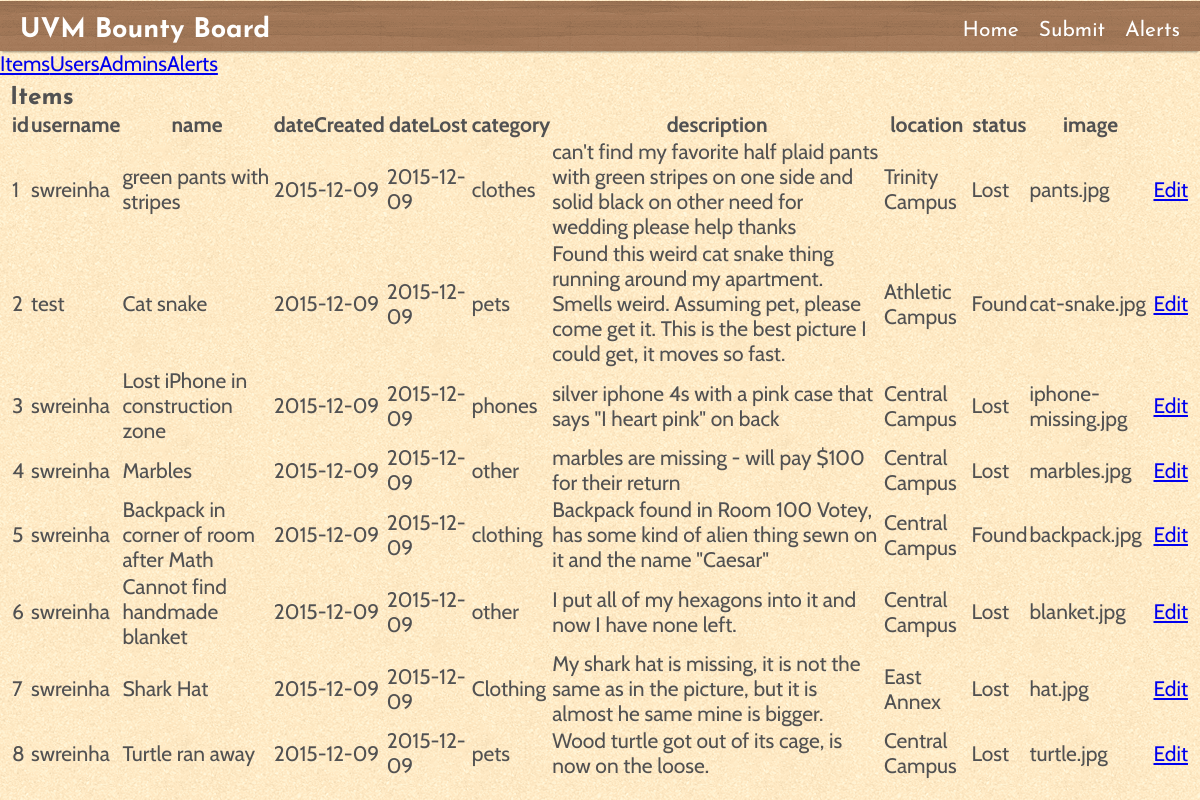
The app's page /backend.php?table=Items with its own data.
### tables this page shows
CREATE TABLE Items(
	id int NOT NULL AUTO_INCREMENT,
	username varchar(255),
	name varchar(255),
	dateCreated date,
	dateLost date,
	category varchar(255),
	description varchar(255),
	location varchar(255),
	status varchar(7),
	image varchar(255),
	PRIMARY KEY (id),
	FOREIGN KEY (username) REFERENCES Users (username));

### bin/Database.php (called while the page is built, shortened)
<?php
class Database {
    public $db;
    public function __construct($dbUserName, $whichPass, $dbName) {
        $this->db = null;
    }
    private function connect($dbUserName, $whichPass, $dbName) {
        $debugMe = false;
        switch ($whichPass) {
            case "r":
                $dbUserPass = $dbReader;
                break;
            case "w":
                $dbUserPass = $dbWriter;
                break;
        }
        $dsn = 'mysql:host=webdb.uvm.edu;dbname=';
        try {
            if (!$this->db)
                $this->db = new PDO($dsn . $dbName, $dbUserName, $dbUserPass);
            if (!$this->db) {
                if ($debugMe)
                    echo '<p>A You are NOT connected to the database!</p>';
                return 0;
            } else {
                return $this->db;
            }
        } catch (PDOException $e) {
            $error_message = $e->getMessage();
            if ($debugMe)
                echo "<p>A An error occurred while connecting to the database: $error_message </p>";
        }
        return $this->db;
    }
    private function countConditions($query) {
        $andCount = substr_count(strtoupper($query), ' AND ');
        $andCount = $andCount + substr_count(strtoupper($query), ')AND ');
        $andCount = $andCount + substr_count(strtoupper($query), '&&');
        $notCount = substr_count(strtoupper($query), ' NOT ');
        $notCount = $notCount + substr_count(strtoupper($query), ')NOT ');
        $notCount = $notCount + substr_count(strtoupper($query), '!');
        $orCount = substr_count(strtoupper($query), ' OR ');
        $orCount = $orCount + substr_count(strtoupper($query), ')OR ');
        $orCount = $orCount + substr_count(strtoupper($query), '||');
        $xorCount = substr_count(strtoupper($query), ' XOR');
        $conditions = $andCount + $notCount + $orCount + $xorCount;
        return $conditions;
    }
    private function countQuotes($query) {
        $singleCount = substr_count(strtoupper($query), "'");
        $doubleCount = substr_count(strtoupper($query), '"');
        $singleEntityCount = substr_count(strtoupper($query), "#39");
        $doubleEntityCount = substr_count(strtoupper($query), "#34");
        $HTMLentityCount = substr_count(strtoupper($query), "&QUOT");
        $quoteCount = $singleCount + $doubleCount + $singleEntityCount + $doubleEntityCount + $HTMLentityCount;
        return $quoteCount;
    }
    private function countSymbols($query) {
        $ltCount = substr_count(strtoupper($query), '<');
        $gtCount = substr_count(strtoupper($query), '>');
        $symbolCount = $ltCount + $gtCount;
        return $symbolCount;
    }
    private function countWhere($query) {
        $whereCount = substr_count(strtoupper($query), ' WHERE ');
        return $whereCount;
    }
    function sanitizeQuery($query, $spacesAllowed = false, $semiColonAllowed = false) {
        $replaceValue = "Q";
        if (!$semiColonAllowed) {
            $query = str_replace(';', $replaceValue, $query);
        }
        $query = htmlentities($query, ENT_QUOTES);
        $query = str_replace('%20', $replaceValue, $query);
        return $query;
    }
    public function select($query, $values = "", $wheres = 1, $conditions = 0, $quotes = 0, $symbols = 0, $spacesAllowed = false, $semiColonAllowed = false, $fetchStyleAssoc = false) {
        if ($quotes == 0 AND $symbols == 0) {
            $query = $this->sanitizeQuery($query, $spacesAllowed, $semiColonAllowed);
        }
        $statement = $this->db->prepare($query);
        if (is_array($values)) {
            $statement->execute($values);
        } else {
            $statement->execute();
        }
	if ($fetchStyleAssoc)
	    $recordSet = $statement->fetchAll(PDO::FETCH_ASSOC);
	else
	    $recordSet = $statement->fetchAll();
        return $recordSet;
    }
}
?>

### parts/admin_test.php (called while the page is built)
<?php
	$adminData = array( $username );
        $adminQuery = 'SELECT accessLevel FROM Admins WHERE username=?';
        $adminLevel = $thisDatabaseReader->select($adminQuery, $adminData);
?>

### parts/grunt_work.php (called while the page is built)
<?php
	$query = rtrim($query,';');
	$counts = countify($query);
	if(isset($data) and is_array($data)){
		$results = $thisDatabaseReader->select($query, $data, $counts['where'], $counts['condition'], $counts['quote'], $counts['symbol'], false, false, true);
	}else
		$results = $thisDatabaseReader->select($query, "", $counts['where'], $counts['condition'], $counts['quote'], $counts['symbol'], false, false, true);
?>

### bin/countCode.php (called while the page is built)
<?php
function countify($code){
		$code = strtoupper($code);
		$counts = array('where'=>0,'condition'=>0,'quote'=>0,'symbol'=>0);
		$counts['where'] = substr_count($code,'WHERE');
		$conditions = array(' AND ', ' OR ', ' XOR ', ' NOT ', ' && ', ' || ', ' ! ');
		$counts['condition'] = 0;
		foreach($conditions as $condition){$counts['condition'] += substr_count($code,$condition);}
		$quotes = array('"', "'", '#34', '#39', '&QUOT');
		$counts['quote'] = 0;
		foreach($quotes as $quote){$counts['quote'] += substr_count($code,$quote);}
		$counts['symbol'] = substr_count($code,'<') +  substr_count($code,'>');
		return $counts;
}
?>

### backend.php (the view)
<?php include('parts/head.php'); ?>
<body>
<?php require_once('parts/header.php'); ?>
<main>
<?php
	$validTables = array('Items', 'Users', 'Admins', 'Alerts');
	foreach ($validTables as $tableref){
		echo '<a href="backend.php?table=' . $tableref . '">' . $tableref . '</a>';
	}
	$tableName = htmlspecialchars($_GET['table']);
	$whitelisted = (in_array($tableName,$validTables));
	$query = 'SELECT * from ' . $tableName;
	if ($whitelisted && $adminLevel[0][0] == 0):
	include('parts/grunt_work.php');
?>
<section class='admin content'>
	<div class='table-wrap-x'>
        <div class='table-wrap-y'>
	<h3><?php echo $tableName; ?></h3>
        <table id='admin-table'>
                <tr class='table-row'>
                 <?php
                foreach (array_keys($results[0]) as $key):?>
                        <th class='table-cell table-label'><?php echo $key; ?></th>
                <?php endforeach; ?>
                </tr>
        <?php foreach ($results as $row){?>
                <tr class='table-row'>
                <?php
                foreach($row as $value):
                        if (isset($value)){ ?>
                                <td class='table-cell'><?php echo $value;?></td>
                <?php } endforeach; ?>
			<td><a href='editAny.php?table=<?php echo $tableName; ?>&key=<?php echo $row[array_keys($results[0])[0]]; ?>&keyname=<?php echo array_keys($results[0])[0]; ?>'>Edit</a></td>
                </tr>
        <?php } ?>
        </table>
        </div>
        </div>
</section>
<?php endif; ?>
</main>
</body>
</html>

### style/style.css (style rules this page uses)
* { margin:0; padding:0; }
body { font-family: 'Cabin'; display:flex; flex-flow:column; justify-content:space-between; font-size:21px; color:#515152; background: url(cork.png); }
h1, h2, h3, h4 { font-family:'Josefin Sans'; }
.content { padding:10px; max-width:1200px; margin:auto; display:flex; flex-flow:column; }

### records on screen
items: id "1", username "swreinha", name "green pants with stripes", value "2015-12-09", category "clothes", description "can't find my favorite half plaid pants with green stripes on one side and solid black on other need for wedding please help thanks", location "Trinity Campus", status "Lost", image "pants.jpg"
items: id "2", username "test", name "Cat snake", value "2015-12-09", category "pets", description "Found this weird cat snake thing running around my apartment. Smells weird. Assuming pet, please come get it. This is the best picture I could get, it moves so fast.", location "Athletic Campus", status "Found", image "cat-snake.jpg"
items: id "3", username "swreinha", name "Lost iPhone in construction zone", value "2015-12-09", category "phones", description "silver iphone 4s with a pink case that says \"I heart pink\" on back", location "Central Campus", status "Lost", image "iphone-missing.jpg"
items: id "4", username "swreinha", name "Marbles", value "2015-12-09", category "other", description "marbles are missing - will pay $100 for their return", location "Central Campus", status "Lost", image "marbles.jpg"
items: id "5", username "swreinha", name "Backpack in corner of room after Math", value "2015-12-09", category "clothing", description "Backpack found in Room 100 Votey, has some kind of alien thing sewn on it and the name \"Caesar\"", location "Central Campus", status "Found", image "backpack.jpg"
items: id "6", username "swreinha", name "Cannot find handmade blanket", value "2015-12-09", category "other", description "I put all of my hexagons into it and now I have none left.", location "Central Campus", status "Lost", image "blanket.jpg"
items: id "7", username "swreinha", name "Shark Hat", value "2015-12-09", category "Clothing", description "My shark hat is missing, it is not the same as in the picture, but it is almost he same mine is bigger.", location "East Annex", status "Lost", image "hat.jpg"
items: id "8", username "swreinha", name "Turtle ran away", value "2015-12-09", category "pets", description "Wood turtle got out of its cage, is now on the loose.", location "Central Campus", status "Lost", image "turtle.jpg"

### other values on screen
$value "Home"
$value "Submit"
$value "Alerts"
$tableref "Items"
$tableref "Users"
$tableref "Admins"
$tableref "Alerts"
$tableName "Items"
$key "id"
$key "username"
$key "name"
$key "dateCreated"
$key "dateLost"
$key "category"
$key "description"
